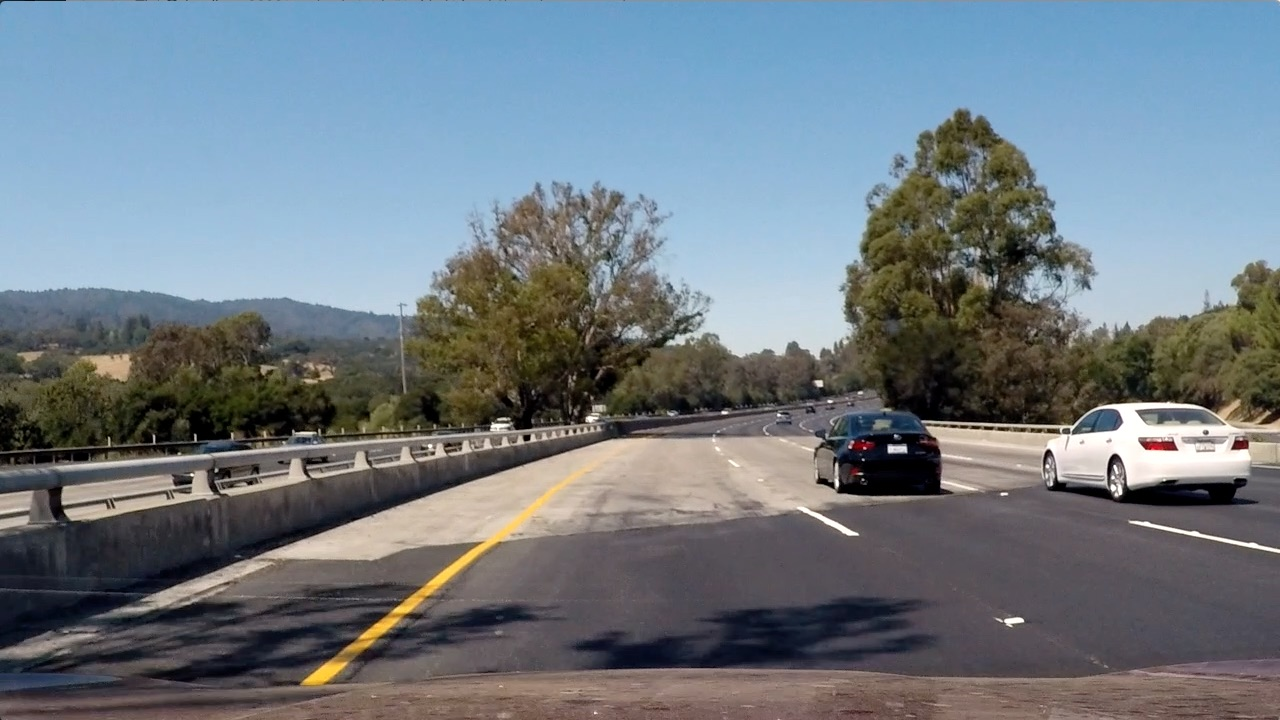
#> input picture test_images/test4.jpg, 1280 x 720 px
$ jupyter execute --allow-errors 'Vehicle detection and tracking.ipynb'   (shell and % lines are left out)   (older library calls are emulated)
#> lines starting #> are read from the running program, lines starting #| are printed output that depends on the picture; after the words box and inside, x2 and y2 are one past the last pixel; in counts of white or black regions, pixels touching at a corner belong together
[cell 1]
import cv2
import glob
import numpy as np
from matplotlib import pyplot as plt
from matplotlib import image as mpimg
from skimage.feature import hog
from sklearn.svm import LinearSVC
from sklearn.preprocessing import StandardScaler
from sklearn.model_selection import train_test_split
from scipy.ndimage.measurements import label
import time
from moviepy.editor import VideoFileClip

[cell 2]
car_loc = glob.glob("../p5-dataset/vehicles/*/*")
non_car_loc = glob.glob("../p5-dataset/non-vehicles/*/*")

[cell 3]
print(len(car_loc))
print(len(non_car_loc))

[cell 4]
fig, axs = plt.subplots(4,8, figsize=(16, 8))
fig.subplots_adjust(hspace = .2, wspace=.001)
axs = axs.ravel()

# Step through the list and search for chessboard corners
#> (the rest of this cell did not finish here and is left out)

[cell 5]
# [18 lines left out: function get_hog_features, not called in this run]

#> (a cell that did not finish here is left out)

#> (a cell that did not finish here is left out)

[cell 8]
# [22 lines left out: functions bin_spatial, color_hist, not called in this run]

# Define a function to extract features from a list of images
# Have this function call bin_spatial() and color_hist()
def extract_features(imgs, color_space='RGB', spatial_size=(32, 32),
                        hist_bins=32, orient=9,
                        pix_per_cell=8, cell_per_block=2, hog_channel=0,
                        spatial_feat=True, hist_feat=True, hog_feat=True):
    # Create a list to append feature vectors to
    features = []
    # Iterate through the list of images
    for file in imgs:
        file_features = []
        # Read in each one by one
        image = mpimg.imread(file)
        # apply color conversion if other than 'RGB'
        if color_space != 'RGB':
            if color_space == 'HSV':
                feature_image = cv2.cvtColor(image, cv2.COLOR_RGB2HSV)
            elif color_space == 'LUV':
                feature_image = cv2.cvtColor(image, cv2.COLOR_RGB2LUV)
            elif color_space == 'HLS':
                feature_image = cv2.cvtColor(image, cv2.COLOR_RGB2HLS)
            elif color_space == 'YUV':
                feature_image = cv2.cvtColor(image, cv2.COLOR_RGB2YUV)
            elif color_space == 'YCrCb':
                feature_image = cv2.cvtColor(image, cv2.COLOR_RGB2YCrCb)
        else: feature_image = np.copy(image)

        if spatial_feat == True:
            spatial_features = bin_spatial(feature_image, size=spatial_size)
            file_features.append(spatial_features)
        if hist_feat == True:
            # Apply color_hist()
            hist_features = color_hist(feature_image, nbins=hist_bins)
            file_features.append(hist_features)
        if hog_feat == True:
        # Call get_hog_features() with vis=False, feature_vec=True
            if hog_channel == 'ALL':
                hog_features = []
                for channel in range(feature_image.shape[2]):
                    hog_features.append(get_hog_features(feature_image[:,:,channel],
                                        orient, pix_per_cell, cell_per_block,
                                        vis=False, feature_vec=True))
                hog_features = np.ravel(hog_features)
            else:
                hog_features = get_hog_features(feature_image[:,:,hog_channel], orient,
                            pix_per_cell, cell_per_block, vis=False, feature_vec=True)
            # Append the new feature vector to the features list
            file_features.append(hog_features)
        features.append(np.concatenate(file_features))
    # Return list of feature vectors
    return features

# Define a function that takes an image,
# start and stop positions in both x and y,
# window size (x and y dimensions),
# and overlap fraction (for both x and y)
def slide_window(img, x_start_stop=[None, None], y_start_stop=[None, None],
                    xy_window=(64, 64), xy_overlap=(0.5, 0.5)):
    # If x and/or y start/stop positions not defined, set to image size
    if x_start_stop[0] == None:
        x_start_stop[0] = 0
    if x_start_stop[1] == None:
        x_start_stop[1] = img.shape[1]
    if y_start_stop[0] == None:
        y_start_stop[0] = 0
    if y_start_stop[1] == None:
        y_start_stop[1] = img.shape[0]
    # Compute the span of the region to be searched
    xspan = x_start_stop[1] - x_start_stop[0]
    yspan = y_start_stop[1] - y_start_stop[0]
    # Compute the number of pixels per step in x/y
    nx_pix_per_step = np.int(xy_window[0]*(1 - xy_overlap[0]))
    ny_pix_per_step = np.int(xy_window[1]*(1 - xy_overlap[1]))
    # Compute the number of windows in x/y
    nx_buffer = np.int(xy_window[0]*(xy_overlap[0]))
    ny_buffer = np.int(xy_window[1]*(xy_overlap[1]))
    nx_windows = np.int((xspan-nx_buffer)/nx_pix_per_step)
    ny_windows = np.int((yspan-ny_buffer)/ny_pix_per_step)
    # Initialize a list to append window positions to
    window_list = []
    # Loop through finding x and y window positions
    # Note: you could vectorize this step, but in practice
    # you'll be considering windows one by one with your
    # classifier, so looping makes sense
    for ys in range(ny_windows):
        for xs in range(nx_windows):
            # Calculate window position
            startx = xs*nx_pix_per_step + x_start_stop[0]
            endx = startx + xy_window[0]
            starty = ys*ny_pix_per_step + y_start_stop[0]
            endy = starty + xy_window[1]

            # Append window position to list
            window_list.append(((startx, starty), (endx, endy)))
    # Return the list of windows
    return window_list

# Define a function to draw bounding boxes
def draw_boxes(img, bboxes, color=(0, 0, 255), thick=6, vis=False):
    # Make a copy of the image
    imcopy = np.copy(img)
    # Iterate through the bounding boxes
    for bbox in bboxes:
        # Draw a rectangle given bbox coordinates
        cv2.rectangle(imcopy, bbox[0], bbox[1], color, thick)
    # Return the image copy with boxes drawn
    if vis == True:
        return imcopy

#> (a cell that did not finish here is left out)

[cell 10]
# Define a function to extract features from a single image window
# This function is very similar to extract_features()
# just for a single image rather than list of images
# [45 lines left out: function single_img_features, not called in this run]

[cell 11]
# Define a function you will pass an image
# and the list of windows to be searched (output of slide_windows())
# [29 lines left out: function search_windows, not called in this run]

[cell 12]
### TODO: Tweak these parameters and see how the results change.
color_space = 'YCrCb' # Can be RGB, HSV, LUV, HLS, YUV, YCrCb
orient = 10  # HOG orientations
pix_per_cell = 8 # HOG pixels per cell
cell_per_block = 2 # HOG cells per block
hog_channel = 'ALL' # Can be 0, 1, 2, or "ALL"
spatial_size = (32, 32) # Spatial binning dimensions
hist_bins = 64    # Number of histogram bins
spatial_feat = True # Spatial features on or off
hist_feat = True # Histogram features on or off
hog_feat = True # HOG features on or off
y_start_stop = [None, None] # Min and max in y to search in slide_window()

car_features = extract_features(car_loc, color_space=color_space,
                        spatial_size=spatial_size, hist_bins=hist_bins,
                        orient=orient, pix_per_cell=pix_per_cell,
                        cell_per_block=cell_per_block,
                        hog_channel=hog_channel, spatial_feat=spatial_feat,
                        hist_feat=hist_feat, hog_feat=hog_feat)
notcar_features = extract_features(non_car_loc, color_space=color_space,
                        spatial_size=spatial_size, hist_bins=hist_bins,
                        orient=orient, pix_per_cell=pix_per_cell,
                        cell_per_block=cell_per_block,
                        hog_channel=hog_channel, spatial_feat=spatial_feat,
                        hist_feat=hist_feat, hog_feat=hog_feat)

X = np.vstack((car_features, notcar_features)).astype(np.float64)
# Fit a per-column scaler
#> (the rest of this cell did not finish here and is left out)

[cell 13]
import matplotlib

# Read in the image
image = mpimg.imread('test_images/test4.jpg')
#> image is the input picture: shape (720, 1280, 3); mean R, G, B 112.2, 122.7, 130.9

windows =  slide_window(image,
                        x_start_stop=[None, None],
                        y_start_stop=[400, 656], #tune the parameters
                        xy_window=(64, 64),
                        xy_overlap=(0.5, 0.5))
#> windows = 273 items

img = draw_boxes(image, windows, vis=True)
#> the loop in draw_boxes, `for bbox in bboxes:` made 273 passes
#> bbox on passes 1 to 3: ((0, 400), (64, 464)), ((32, 400), (96, 464)), ((64, 400), (128, 464))
#> after the loop in draw_boxes, `for bbox in bboxes:`:
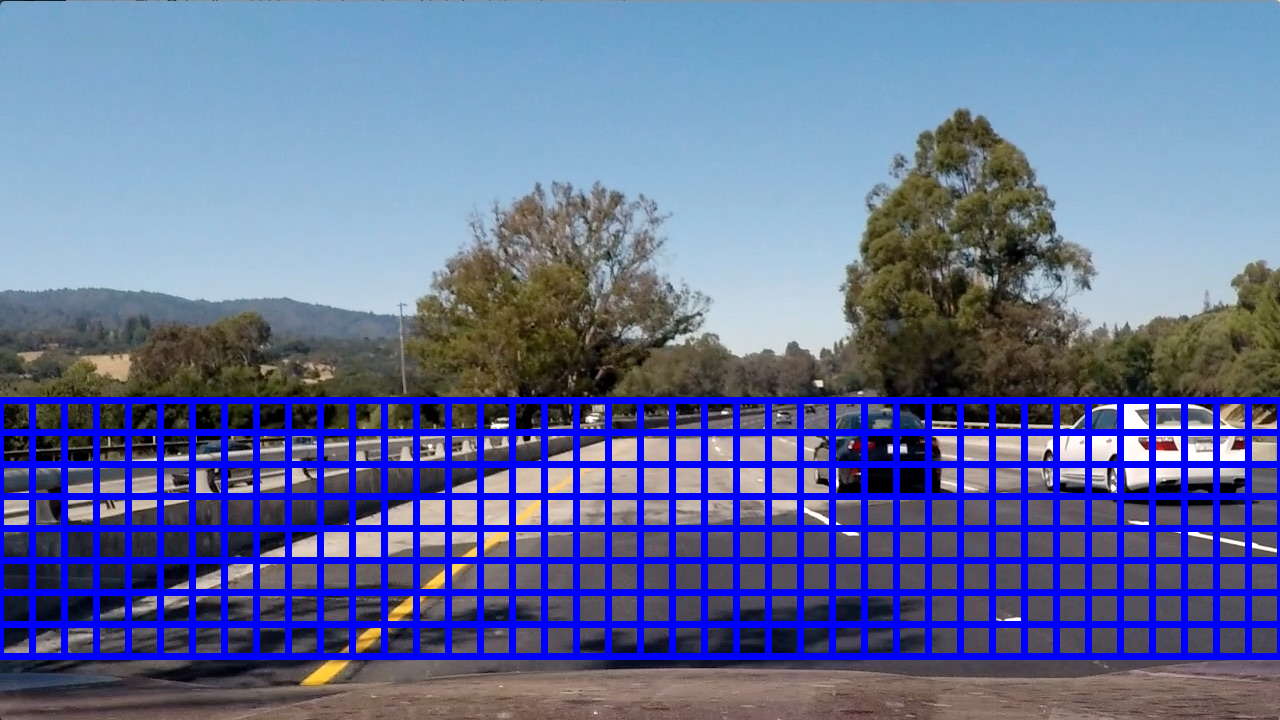
#> imcopy: shape (720, 1280, 3); 14.83% of pixels changed, all inside (x1, y1, x2, y2) = (0, 397, 1280, 660)
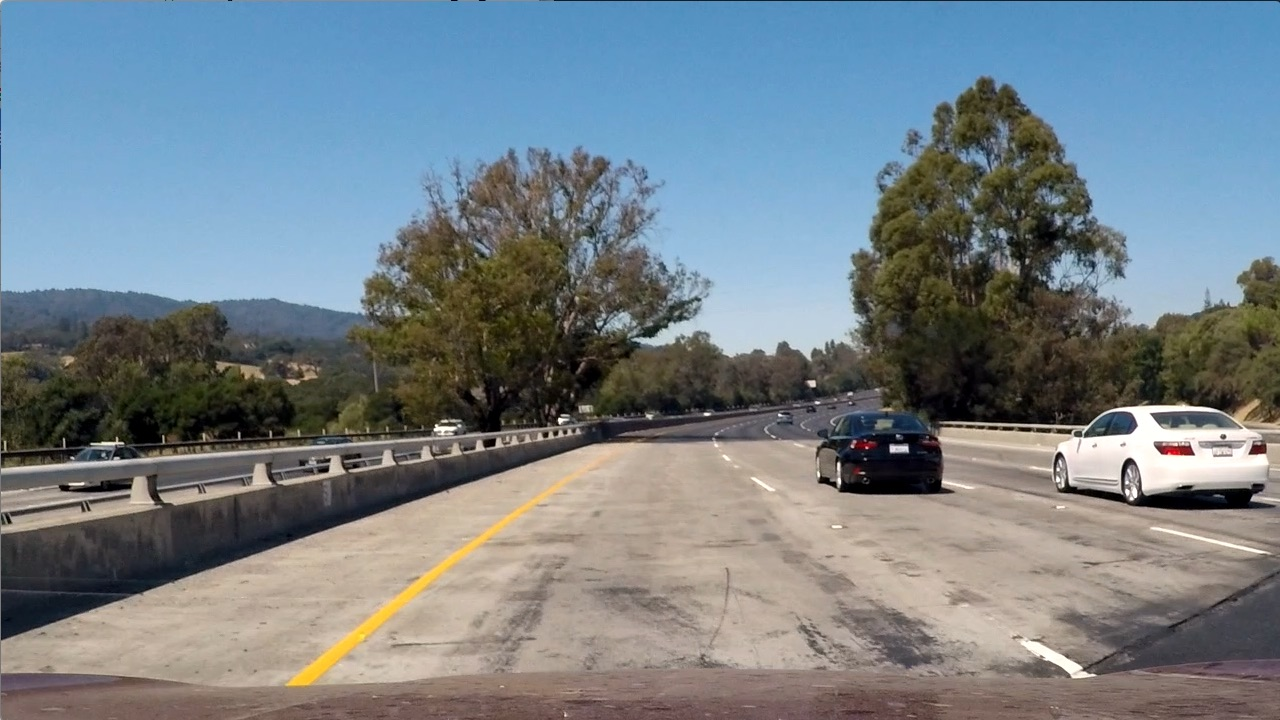
#> input picture test_images/test1.jpg, 1280 x 720 px
#> further down, img is the input picture: shape (720, 1280, 3); mean R, G, B 117.5, 128.7, 135.5
plt.imshow(img);
matplotlib.rc('xtick', labelsize=15)
matplotlib.rc('ytick', labelsize=15)
plt.title('Sliding Windows Search:', fontsize=15)

[cell 14]
# [7 lines left out: function convert_color, not called in this run]

[cell 15]
# [31 lines left out: functions add_heat, apply_threshold, draw_labeled_bboxes, not called in this run]

[cell 16]
# [66 lines left out: function find_cars, not called in this run]

[cell 17]
test_images_loc = glob.glob("./test_images/*")

#> (the rest of this cell did not finish here and is left out)
